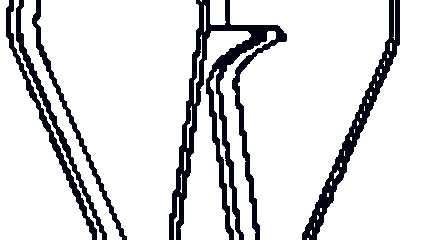
#> input picture CNBC_128x64/cnbc/frame_0.png, 426 x 240 px, found by its file name; its folder holds only this picture in this run
$ jupyter execute png2bm.ipynb
#> lines starting #> are read from the running program, lines starting #| are printed output that depends on the picture; after the words box and inside, x2 and y2 are one past the last pixel; in counts of white or black regions, pixels touching at a corner belong together
[cell 1]
# ---------------------------------------------THE BEST EDITION OF THE FLIPPER CONVERTER----------------------------------------------
from PIL import Image
import os
import re
import struct
from typing import List, Tuple, NamedTuple, Union

# --- CONFIGURATION CONSTANTS ---
FLIPPER_WIDTH = 128
FLIPPER_HEIGHT = 64
NUM_PAGES = FLIPPER_HEIGHT // 8 # 8 pages
EXPECTED_DATA_LENGTH = (FLIPPER_WIDTH * FLIPPER_HEIGHT) // 8 # 1024 bytes (for 128x64)
BM_HEADER_BYTE = 0x0
FIXED_THRESHOLD = 128
# -----------------------------

# --- CONFIGURATION STRUCTURE ---
class FlipperConfig(NamedTuple):
    """Encapsulates all conversion parameters for clarity."""
    col_major: bool             # Must be True for Flipper
    msb_first: bool             # Bit order within the byte (page)
    reverse_x: bool             # Should column order be reversed (Achieves Y-axis reflection via data order)
    invert_colors: bool         # False: Black in PNG -> LIT (Bit=1, Orange). True: Black in PNG -> UNLIT (Bit=0, Transparent)
    flip_vertical: bool         # Apply vertical flip (X-axis reflection)
    flip_horizontal: bool       # Apply horizontal flip (Y-axis reflection)
    crop_left_half: bool        # Crop 64x64 left half and stretch to 128x64
    rotate_clockwise: bool      # Apply 90-degree rotation (Behavior updated to CCW below)

# --- CORE PARAMETER SETTING (Y-AXIS REFLECTION IMPLEMENTED VIA reverse_x=True) ---
DEFAULT_CONFIG = FlipperConfig(
    col_major=True,
    msb_first=False,
    reverse_x=True,             # <--- SET TO TRUE for Y-axis reflection via reversed data order
    invert_colors=False,
    flip_vertical=False,
    flip_horizontal=False,      # Disabled as reverse_x handles the flip during data generation
    crop_left_half=False,
    rotate_clockwise=True       # ENABLED for 90-degree counter-clockwise rotation
)
# ------------------------------


def natural_sort_key(s: str) -> List[Union[int, str]]:
    """Key for natural sorting (e.g., 'frame_10.png' comes after 'frame_9.png')."""
    return [int(text) if text.isdigit() else text.lower()
            for text in re.split('([0-9]+)', s)]

def process_png_file(
    png_path: str,
    do_flip_vertical: bool,
    do_flip_horizontal: bool, # Parameter for Y-axis reflection
    do_crop_left: bool,
    do_rotate_clockwise: bool, # Rotation parameter
    target_size: Tuple[int, int]=(FLIPPER_WIDTH, FLIPPER_HEIGHT)
) -> Union[Image.Image, None]:
    """
    Opens a PNG, converts it to 1-bit, applies cropping/flipping/rotation based on config.
    """
#> called with do_flip_vertical = False, do_flip_horizontal = False, do_crop_left = False, do_rotate_clockwise = True, target_size = (128, 64)
    try:
        img = Image.open(png_path)
#> img is the input picture: PIL image 426x240 P; mean R, G, B 219.4, 219.8, 221.6
    except FileNotFoundError:
        print(f"Error: PNG file not found at {png_path}")
        return None
    except Exception as e:
        print(f"Error opening image {png_path}: {e}")
        return None

    # Ensure the image is 128x64 or resize it.
    if img.size != target_size:
        print(f"Warning: Image {png_path} is {img.size}. Resizing to required 128x64.")
#| Warning: Image C:\Users\ericd\dolphin\flipper_animations\CNBC_128x64\cnbc/frame_0.png is (426, 240). Resizing to required 128x64.
        img = img.resize(target_size, resample=Image.Resampling.LANCZOS)
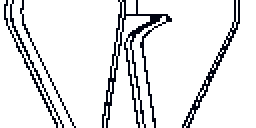
#> img: PIL image 128x64 P (shown 2 times larger); mean R, G, B 229.8, 230.1, 231.4
    else:
        print(f"  Image {png_path} confirmed 128x64.")

    frame_full = img # The image is now guaranteed 128x64.

    # --- Rotation Logic ---
    if do_rotate_clockwise:
        # 1. Rotate 90 degrees counter-clockwise (128x64 becomes 64x128)
        print("  Applying 90-degree counter-clockwise rotation.")
        frame_full = frame_full.transpose(Image.ROTATE_270) # <--- Rotates 90 degrees CCW
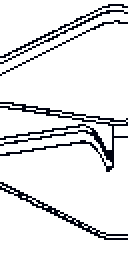
#> frame_full: PIL image 64x128 P (shown 2 times larger); mean R, G, B 229.8, 230.1, 231.4

        # 2. Resize back to 128x64 to fit the Flipper screen size and maintain format consistency
        print("  Resizing rotated 64x128 frame back to 128x64 (WARNING: This will cause stretch/distortion).")
        frame_full = frame_full.resize(target_size, resample=Image.Resampling.LANCZOS)
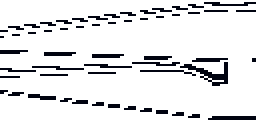
#> frame_full: PIL image 128x64 P (shown 2 times larger); mean R, G, B 229.2, 229.5, 230.8
    # ----------------------

    if do_crop_left:
        # This block handles the 64x64 cropping/stretching logic if enabled.
        crop_box = (0, 0, 64, 64)
        print(f"  Applying crop to left half (0, 0, 64, 64).")
        frame_cropped = frame_full.crop(crop_box)

        # Resize the cropped 64x64 image back to 128x64 to fill the screen.
        print(f"  Resizing 64x64 crop back to 128x64 to fill the screen.")
        frame_full = frame_cropped.resize(target_size, resample=Image.Resampling.LANCZOS)

    if do_flip_vertical:
        print("  Applying vertical flip (X-axis reflection) to the frame.")
        frame_full = frame_full.transpose(Image.FLIP_TOP_BOTTOM)

    if do_flip_horizontal: # Y-AXIS REFLECTION IMPLEMENTATION
        # This is now primarily controlled by 'reverse_x' in the data generation
        print("  Applying horizontal flip (Y-axis reflection) to the frame via PIL.")
        frame_full = frame_full.transpose(Image.FLIP_LEFT_RIGHT)

    # 1. Convert to Grayscale (L)
    frame_grayscale = frame_full.convert('L')
#> frame_grayscale: PIL image 128x64 L; values 4 (black) and 255 (white), 89.9% white; black in thin lines or dots

    # 2. Apply fixed threshold (NON-DITHERED) and convert to '1' mode (Black=0, White=255)
    frame_monochrome = frame_grayscale.point(
        lambda x: 0 if x < FIXED_THRESHOLD else 255,
        mode='1'
    )
#> frame_monochrome: PIL image 128x64 1; 89.9% white; black in thin lines or dots

    return frame_monochrome


def generate_flipper_data(image_frame: Image.Image, invert_colors: bool, msb_first: bool, reverse_x_order: bool) -> bytearray:
    """
    Generates the full Flipper .bm byte data (1024 bytes) in Column-Major format.
    The reverse_x_order parameter implements the Y-axis reflection by iterating columns backward.
    """
#> called with invert_colors = False, msb_first = False, reverse_x_order = True

    byte_data = bytearray()

    # Define the range of columns (X-axis)
    if reverse_x_order:
        # X runs from 127 down to 0 (Achieves Y-axis reflection)
        x_range = range(FLIPPER_WIDTH - 1, -1, -1)
        print("  --- INFO: Columns are being reversed (127 -> 0) during data generation. ---")
    else:
        # X runs from 0 up to 127
        x_range = range(0, FLIPPER_WIDTH)

    # --- Column-Major (standard Flipper format) ---
    # Outer loop iterates through columns (X-axis)
    for x in x_range:
        # Inner loop iterates through pages (Y-groups, 8 pages total)
        for page in range(0, NUM_PAGES):
            byte = 0

            # Process 8 pixels (Y-axis for the current byte/page)
            for y_offset in range(0, 8):
                # Calculate the global Y coordinate
                y = (page * 8) + y_offset

                # Get the pixel value (0=Black, 255=White in PIL '1' mode)
                pixel_value = image_frame.getpixel((x, y))

                # --- COLOR LOGIC (Bit '1' means LIT/Orange) ---
                is_black = (pixel_value == 0)

                if invert_colors:
                    # Invert: Black Logo (0) -> UNLIT Bit (0). White BG (255) -> LIT Bit (1)
                    should_set_bit = not is_black
                else:
                    # Non-Invert (Flipper Default):
                    # Black Logo (0) -> LIT Bit (1). White BG (255) -> UNLIT Bit (0)
                    should_set_bit = is_black

                if should_set_bit:
                    # Set the bit based on MSB or LSB order
                    # MSB First: bit_pos = (7 - y_offset) (Bit 7 is top pixel, y=0)
                    # LSB First: bit_pos = y_offset      (Bit 0 is top pixel, y=0)
                    bit_pos = (7 - y_offset) if msb_first else y_offset
                    byte |= (1 << bit_pos)

            byte_data.append(byte)
#| SUCCESS: Data size for frame_0.png is correctly 1025 bytes.

    return byte_data # Must be exactly 1024 bytes


def convert_to_flipper_bm(image_frame: Image.Image, invert_colors: bool, msb_first: bool, reverse_x_order: bool) -> bytearray:
    """
    Generates the 1025-byte Flipper Zero .bm file (1 byte header + 1024 bytes data).
    """

    if image_frame.size != (FLIPPER_WIDTH, FLIPPER_HEIGHT):
        print("Error: Image must be 128x64 pixels after processing.")
        return bytearray()

    final_data = generate_flipper_data(image_frame, invert_colors, msb_first, reverse_x_order)

    if len(final_data) != EXPECTED_DATA_LENGTH: # Check for 1024 bytes
        print(f"CRITICAL ERROR: Generated data is {len(final_data)} bytes, expected {EXPECTED_DATA_LENGTH}.")
        return bytearray()

    # Add the 1-byte header
    return bytearray([BM_HEADER_BYTE]) + final_data


def save_bm_as_png(
    bm_data: bytearray,
    width: int,
    height: int,
    output_filename: str,
    invert_colors: bool,
    msb_first: bool
) -> Image.Image:
    """
    Converts the Flipper Zero .bm byte data back into a viewable PNG image for verification.
    """
#> called with width = 128, height = 64, invert_colors = False, msb_first = False
    raw_data = bm_data[1:] # Remove the 1-byte header
    png_image = Image.new('1', (width, height), color=255) # Start with White background
#> png_image: PIL image 128x64 1; every value is 1
    data_expected_length = (width * height) // 8 # 1024 bytes

    if len(raw_data) != data_expected_length:
        print(f"Warning: Preview received {len(raw_data)} bytes, expected {data_expected_length}. Proceeding but output may be incorrect.")
        return png_image

    display_data = raw_data

    # --- 1. Process bytes in L-R display order (Column-Major index order) ---
    for byte_index, byte in enumerate(display_data):

        # Calculate the X, Y coordinates corresponding to this byte
        # x is the column index (0 to 127)
        x = byte_index // NUM_PAGES
        # data_page is the page index (0 to 7)
        data_page = byte_index % NUM_PAGES

        # --- 2. Process 8 pixels (Y-axis for the current byte/page) ---
        for y_offset in range(0, 8):
            y = (data_page * 8) + y_offset

            # Determine which bit position corresponds to 'y_offset' based on LSB/MSB
            bit_position = (7 - y_offset) if msb_first else y_offset

            # Check the bit (1 if LIT/Orange)
            is_set = (byte >> bit_position) & 1

            # --- Reverse Color Logic for PNG preview ---
            should_be_black_in_png = False

            if invert_colors:
                # Invert Conversion: Bit '1' in BM means LIT (White/BG). Bit '0' in BM means UNLIT (Black/FG)
                if is_set == 0:
                    should_be_black_in_png = True
            else:
                # Non-Invert Conversion (Flipper Default):
                # Bit '1' in BM means LIT (Black/FG). Bit '0' in BM means UNLIT (White/BG)
                if is_set == 1:
                    should_be_black_in_png = True

            if should_be_black_in_png:
                # Set the pixel to BLACK (0) in the PNG preview
                png_image.putpixel((x, y), 0)
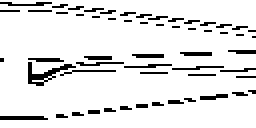
#> png_image: PIL image 128x64 1 (shown 2 times larger); 89.9% white; black in thin lines or dots

    png_image.save(output_filename)
    return png_image


def convert_png_folder_to_flipper_bm_frames(input_folder: str, output_prefix: str, config: FlipperConfig) -> int:
    """
    Main function to convert all PNGs in a folder to Flipper .bm files and save a cohesive GIF preview.
    """

    EXPECTED_FILE_SIZE = EXPECTED_DATA_LENGTH + 1 # 1025 bytes

    print(f"\n--- Starting conversion of PNGs in {input_folder} ---")

    color_mode = "NON-INVERTED (Bit 1 = Black/Lit)" if not config.invert_colors else "INVERTED (Bit 1 = White/Lit)"
    bit_order = "MSB First" if config.msb_first else "LSB First"
    x_order = "REVERSED (127 down to 0) - Y-Axis Reflected" if config.reverse_x else "NORMAL (0 up to 127)"
    major_mode = "Column-Major (Enforced)"
    flip_mode_v = "X-AXIS FLIP ON" if config.flip_vertical else "NO X-AXIS FLIP"
    flip_mode_h = "Y-AXIS FLIP ON (via PIL)" if config.flip_horizontal else "NO Y-AXIS FLIP (Handled by reverse_x)"
    crop_mode = "CROP LEFT HALF ON" if config.crop_left_half else "NO CROPPING (Full Resizing)"
    rotate_mode = "90 DEGREE COUNTER-CLOCKWISE ROTATE ON" if config.rotate_clockwise else "NO ROTATION" # <--- Updated description
    data_order = f"128x64 FULL FILE OUTPUT"

    print(f"  Mode: {major_mode}, Color: {color_mode}, Bit Order: {bit_order}, X-Order: {x_order}, Flip V: {flip_mode_v}, Flip H: {flip_mode_h}, Crop: {crop_mode}, Rotate: {rotate_mode}")
    print(f"  Data Output Order: {data_order}")

    png_files = [f for f in os.listdir(input_folder) if f.lower().endswith('.png')]
    png_files.sort(key=natural_sort_key)

    if not png_files:
        print("Error: No PNG files found in the source folder.")
        return 0

    frame_index = 0
    png_files_to_delete = []
    preview_frames = []

    for filename in png_files:
        full_path = os.path.join(input_folder, filename)

        # Pass necessary config fields to process_png_file
        frame_image = process_png_file(
            full_path,
            config.flip_vertical,
            config.flip_horizontal, # Pass horizontal flip parameter
            config.crop_left_half,
            config.rotate_clockwise # Pass rotation parameter
        )
        if frame_image is None:
            continue

        print(f"Processing frame: {filename}")
        bm_data = convert_to_flipper_bm(
            frame_image,
            invert_colors=config.invert_colors,
            msb_first=config.msb_first,
            reverse_x_order=config.reverse_x # Pass the reverse_x_order flag for data generation
        )

        if not bm_data:
            print(f"Skipping frame {filename} due to data generation error.")
            continue

        if len(bm_data) != EXPECTED_FILE_SIZE:
            print(f"CRITICAL ERROR: Final BM data size is {len(bm_data)} bytes. Expected {EXPECTED_FILE_SIZE} bytes.")
            continue
        else:
            print(f"SUCCESS: Data size for {filename} is correctly {len(bm_data)} bytes.")

        output_bm_filename = os.path.join(input_folder, f"{output_prefix}_{frame_index:03d}.bm")
        output_png_filename = os.path.join(input_folder, f"preview_{output_prefix}_{frame_index:03d}.png")

        # Save .bm file
        with open(output_bm_filename, 'wb') as f:
            f.write(bm_data)

        # Save viewable PNG preview (returns the PIL Image object)
        png_image = save_bm_as_png(
            bm_data,
            FLIPPER_WIDTH,
            FLIPPER_HEIGHT,
            output_png_filename,
            invert_colors=config.invert_colors,
            msb_first=config.msb_first
        )
        preview_frames.append(png_image)
        png_files_to_delete.append(output_png_filename)

        frame_index += 1

    # --- Stitch all PNG frames into a single GIF ---
    if preview_frames:
        preview_gif_name = os.path.join(input_folder, f'{output_prefix}_preview.gif')
        # Use duration=100ms (10 frames per second)
        preview_frames[0].save(
            preview_gif_name,
            save_all=True,
            append_images=preview_frames[1:],
            duration=100,
            loop=0
        )
        print(f"  Generated '{preview_gif_name}' for visual verification.")

    # --- Cleanup ---
    for f in png_files_to_delete:
        os.remove(f)

    print(f"Conversion complete. Total frames saved: {frame_index}. Look for {output_prefix}_000.bm etc. in {input_folder}")
    return frame_index

# --- MAIN EXECUTION ---
if __name__ == '__main__':

    # !!! IMPORTANT: SET YOUR FOLDER PATH HERE !!!
    SOURCE_FOLDER = r"C:\Users\ericd\dolphin\flipper_animations\CNBC_128x64\cnbc"
    # The output prefix confirms the Y-axis reflection and 90-degree counter-clockwise rotation are applied
    OUTPUT_BM_PREFIX = "frame"

    if os.path.isdir(SOURCE_FOLDER):
        convert_png_folder_to_flipper_bm_frames(
            SOURCE_FOLDER,
            OUTPUT_BM_PREFIX,
            config=DEFAULT_CONFIG # Pass the single configuration object
        )
    else:
        print(f"Error: Source folder not found at '{SOURCE_FOLDER}'. Please create the folder and place your 128x64 PNG files inside, then update the SOURCE_FOLDER variable in the script.")

$ run again, on CNBC_128x64/cnbc/frame_2.png
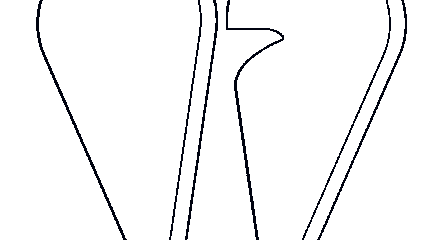
#> input picture CNBC_128x64/cnbc/frame_2.png, 426 x 240 px, found by its file name
#> in process_png_file, img is the input picture: PIL image 426x240 P; mean R, G, B 245.6, 245.7, 246.2
#| Warning: Image C:\Users\ericd\dolphin\flipper_animations\CNBC_128x64\cnbc/frame_2.png is (426, 240). Resizing to required 128x64.
#> img: PIL image 128x64 P
#> in process_png_file, `frame_full = frame_full.transpose(Image.ROTATE_270)`:
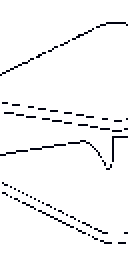
#> frame_full: PIL image 64x128 P (shown 2 times larger); mean R, G, B 245.3, 245.4, 245.9
#> frame_grayscale: PIL image 128x64 L; values 4 (black) and 255 (white), 96.2% white; black in thin lines or dots, all inside (x1, y1, x2, y2) = (0, 5, 128, 61)
#| SUCCESS: Data size for frame_2.png is correctly 1025 bytes.
#> after the loop in save_bm_as_png, `for byte_index, byte in enumerate(display_data):`:
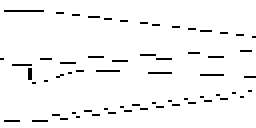
#> png_image: PIL image 128x64 1 (shown 2 times larger); 96.2% white; black in thin lines or dots, all inside (x1, y1, x2, y2) = (0, 5, 128, 61)
